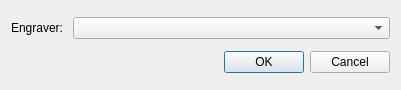
<?xml version="1.0" encoding="UTF-8"?>
<ui version="4.0">
 <class>SelectEngraverDialog</class>
 <widget class="QDialog" name="SelectEngraverDialog">
  <property name="geometry">
   <rect>
    <x>0</x>
    <y>0</y>
    <width>401</width>
    <height>90</height>
   </rect>
  </property>
  <property name="windowTitle">
   <string>Dialog</string>
  </property>
  <layout class="QVBoxLayout" name="verticalLayout">
   <item>
    <layout class="QHBoxLayout" name="horizontalLayout">
     <item>
      <widget class="QLabel" name="label">
       <property name="text">
        <string>Engraver: </string>
       </property>
      </widget>
     </item>
     <item>
      <widget class="QComboBox" name="engraver">
       <property name="sizePolicy">
        <sizepolicy hsizetype="Expanding" vsizetype="Fixed">
         <horstretch>0</horstretch>
         <verstretch>0</verstretch>
        </sizepolicy>
       </property>
      </widget>
     </item>
    </layout>
   </item>
   <item>
    <widget class="QDialogButtonBox" name="buttonBox">
     <property name="orientation">
      <enum>Qt::Horizontal</enum>
     </property>
     <property name="standardButtons">
      <set>QDialogButtonBox::Cancel|QDialogButtonBox::Ok</set>
     </property>
    </widget>
   </item>
  </layout>
 </widget>
 <resources/>
 <connections>
  <connection>
   <sender>buttonBox</sender>
   <signal>accepted()</signal>
   <receiver>SelectEngraverDialog</receiver>
   <slot>accept()</slot>
   <hints>
    <hint type="sourcelabel">
     <x>248</x>
     <y>254</y>
    </hint>
    <hint type="destinationlabel">
     <x>157</x>
     <y>274</y>
    </hint>
   </hints>
  </connection>
  <connection>
   <sender>buttonBox</sender>
   <signal>rejected()</signal>
   <receiver>SelectEngraverDialog</receiver>
   <slot>reject()</slot>
   <hints>
    <hint type="sourcelabel">
     <x>316</x>
     <y>260</y>
    </hint>
    <hint type="destinationlabel">
     <x>286</x>
     <y>274</y>
    </hint>
   </hints>
  </connection>
 </connections>
</ui>
